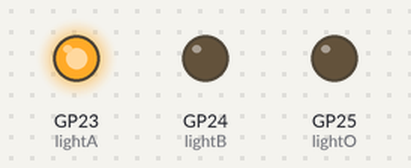
Recording of a program running on a simulated Raspberry Pi Pico running CircuitPython. Parts: output pins drawn as LEDs (lit = HIGH). What the program prints to the serial console is not drawn.

Above: at 0.2 s.
At 1.2 s:
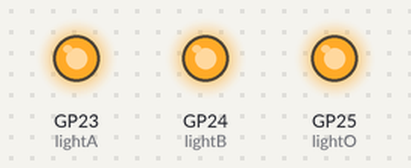
At 2.7 s:
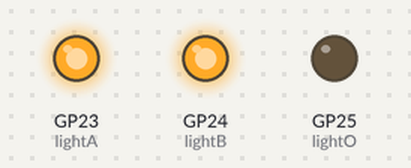
At 3.7 s:
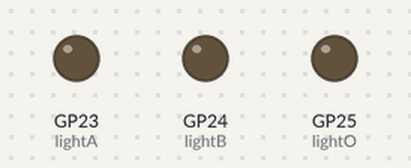
Timing chart, 0 to 4.6 s (numbered marks = the images above):
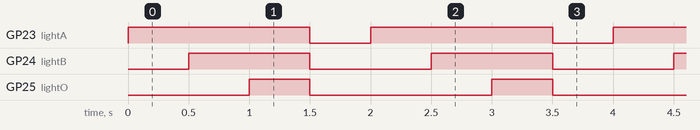

The program:

pico-sampler.py
```python
print("Hello World!")
import board
import digitalio
import time

lightA = digitalio.DigitalInOut(board.GP23)
lightB = digitalio.DigitalInOut(board.GP24)
lightO = digitalio.DigitalInOut(board.GP25)

lightA.direction = digitalio.Direction.OUTPUT
lightB.direction = digitalio.Direction.OUTPUT
lightO.direction = digitalio.Direction.OUTPUT

while True:
    lightA.value = True
    time.sleep(.5)
    lightB.value = True
    time.sleep(.5)
    lightO.value = True
    time.sleep(.5)
    lightA.value = False
    lightB.value = False
    lightO.value = False
    time.sleep(.5)
```

Measured:
- by itself, GP23 (lightA): alternates HIGH for 1.5 s and LOW for 0.50 s
- by itself, GP24 (lightB): alternates HIGH for 1.0 s and LOW for 1.0 s
- by itself, GP25 (lightO): alternates HIGH for 0.50 s and LOW for 1.5 s
